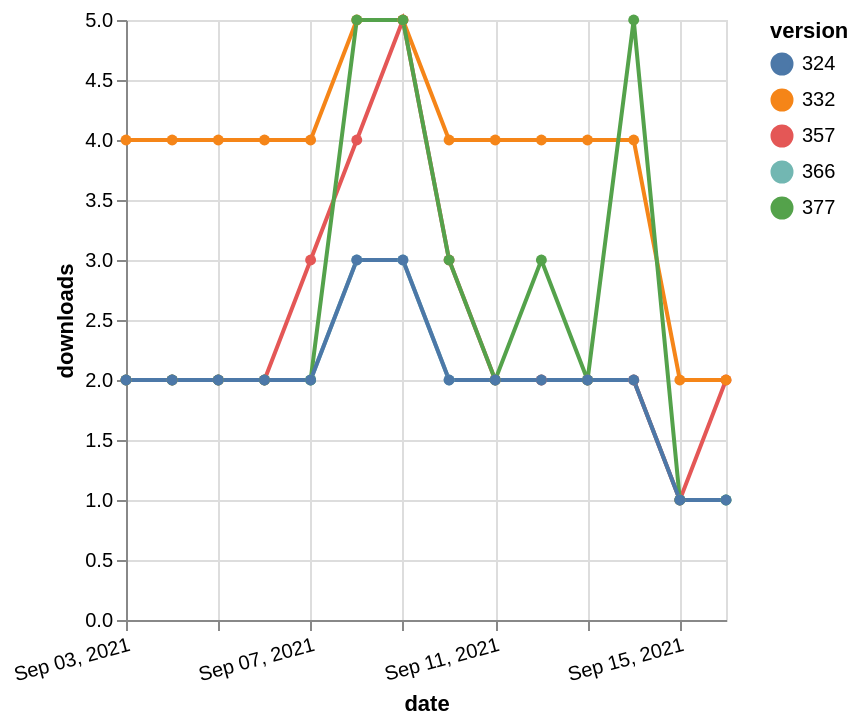

The specification (Vega-Lite) saved for this image:
### Vega-Lite specification from a JSON file in a GitHub repository (floating-point values rounded to 4 significant figures)
{"$schema": "https://vega.github.io/schema/vega-lite/v5.json", "description": "A simple bar chart with embedded data.", "data": {"values": [{"date": "2021-09-03", "total": 2303, "delta": 2, "version": "366"}, {"date": "2021-09-04", "total": 2305, "delta": 2, "version": "366"}, {"date": "2021-09-05", "total": 2307, "delta": 2, "version": "366"}, {"date": "2021-09-06", "total": 2309, "delta": 2, "version": "366"}, {"date": "2021-09-07", "total": 2311, "delta": 2, "version": "366"}, {"date": "2021-09-08", "total": 2314, "delta": 3, "version": "366"}, {"date": "2021-09-09", "total": 2317, "delta": 3, "version": "366"}, {"date": "2021-09-10", "total": 2319, "delta": 2, "version": "366"}, {"date": "2021-09-11", "total": 2321, "delta": 2, "version": "366"}, {"date": "2021-09-12", "total": 2323, "delta": 2, "version": "366"}, {"date": "2021-09-13", "total": 2325, "delta": 2, "version": "366"}, {"date": "2021-09-14", "total": 2327, "delta": 2, "version": "366"}, {"date": "2021-09-15", "total": 2328, "delta": 1, "version": "366"}, {"date": "2021-09-16", "total": 2329, "delta": 1, "version": "366"}, {"date": "2021-09-03", "total": 2875, "delta": 2, "version": "357"}, {"date": "2021-09-04", "total": 2877, "delta": 2, "version": "357"}, {"date": "2021-09-05", "total": 2879, "delta": 2, "version": "357"}, {"date": "2021-09-06", "total": 2881, "delta": 2, "version": "357"}, {"date": "2021-09-07", "total": 2884, "delta": 3, "version": "357"}, {"date": "2021-09-08", "total": 2888, "delta": 4, "version": "357"}, {"date": "2021-09-09", "total": 2893, "delta": 5, "version": "357"}, {"date": "2021-09-10", "total": 2896, "delta": 3, "version": "357"}, {"date": "2021-09-11", "total": 2898, "delta": 2, "version": "357"}, {"date": "2021-09-12", "total": 2900, "delta": 2, "version": "357"}, {"date": "2021-09-13", "total": 2902, "delta": 2, "version": "357"}, {"date": "2021-09-14", "total": 2904, "delta": 2, "version": "357"}, {"date": "2021-09-15", "total": 2905, "delta": 1, "version": "357"}, {"date": "2021-09-16", "total": 2907, "delta": 2, "version": "357"}, {"date": "2021-09-03", "total": 4863, "delta": 4, "version": "332"}, {"date": "2021-09-04", "total": 4867, "delta": 4, "version": "332"}, {"date": "2021-09-05", "total": 4871, "delta": 4, "version": "332"}, {"date": "2021-09-06", "total": 4875, "delta": 4, "version": "332"}, {"date": "2021-09-07", "total": 4879, "delta": 4, "version": "332"}, {"date": "2021-09-08", "total": 4884, "delta": 5, "version": "332"}, {"date": "2021-09-09", "total": 4889, "delta": 5, "version": "332"}, {"date": "2021-09-10", "total": 4893, "delta": 4, "version": "332"}, {"date": "2021-09-11", "total": 4897, "delta": 4, "version": "332"}, {"date": "2021-09-12", "total": 4901, "delta": 4, "version": "332"}, {"date": "2021-09-13", "total": 4905, "delta": 4, "version": "332"}, {"date": "2021-09-14", "total": 4909, "delta": 4, "version": "332"}, {"date": "2021-09-15", "total": 4911, "delta": 2, "version": "332"}, {"date": "2021-09-16", "total": 4913, "delta": 2, "version": "332"}, {"date": "2021-09-03", "total": 2120, "delta": 2, "version": "377"}, {"date": "2021-09-04", "total": 2122, "delta": 2, "version": "377"}, {"date": "2021-09-05", "total": 2124, "delta": 2, "version": "377"}, {"date": "2021-09-06", "total": 2126, "delta": 2, "version": "377"}, {"date": "2021-09-07", "total": 2128, "delta": 2, "version": "377"}, {"date": "2021-09-08", "total": 2133, "delta": 5, "version": "377"}, {"date": "2021-09-09", "total": 2138, "delta": 5, "version": "377"}, {"date": "2021-09-10", "total": 2141, "delta": 3, "version": "377"}, {"date": "2021-09-11", "total": 2143, "delta": 2, "version": "377"}, {"date": "2021-09-12", "total": 2146, "delta": 3, "version": "377"}, {"date": "2021-09-13", "total": 2148, "delta": 2, "version": "377"}, {"date": "2021-09-14", "total": 2153, "delta": 5, "version": "377"}, {"date": "2021-09-15", "total": 2154, "delta": 1, "version": "377"}, {"date": "2021-09-16", "total": 2155, "delta": 1, "version": "377"}, {"date": "2021-09-03", "total": 2602, "delta": 2, "version": "324"}, {"date": "2021-09-04", "total": 2604, "delta": 2, "version": "324"}, {"date": "2021-09-05", "total": 2606, "delta": 2, "version": "324"}, {"date": "2021-09-06", "total": 2608, "delta": 2, "version": "324"}, {"date": "2021-09-07", "total": 2610, "delta": 2, "version": "324"}, {"date": "2021-09-08", "total": 2613, "delta": 3, "version": "324"}, {"date": "2021-09-09", "total": 2616, "delta": 3, "version": "324"}, {"date": "2021-09-10", "total": 2618, "delta": 2, "version": "324"}, {"date": "2021-09-11", "total": 2620, "delta": 2, "version": "324"}, {"date": "2021-09-12", "total": 2622, "delta": 2, "version": "324"}, {"date": "2021-09-13", "total": 2624, "delta": 2, "version": "324"}, {"date": "2021-09-14", "total": 2626, "delta": 2, "version": "324"}, {"date": "2021-09-15", "total": 2627, "delta": 1, "version": "324"}, {"date": "2021-09-16", "total": 2628, "delta": 1, "version": "324"}]}, "width": "container", "mark": {"type": "line", "point": {"filled": true}}, "encoding": {"x": {"field": "date", "type": "temporal", "timeUnit": "yearmonthdate", "title": "date", "axis": {"labelAngle": -15}}, "y": {"field": "delta", "type": "quantitative", "title": "downloads"}, "color": {"field": "version", "type": "nominal"}, "tooltip": {"field": "delta"}}}
